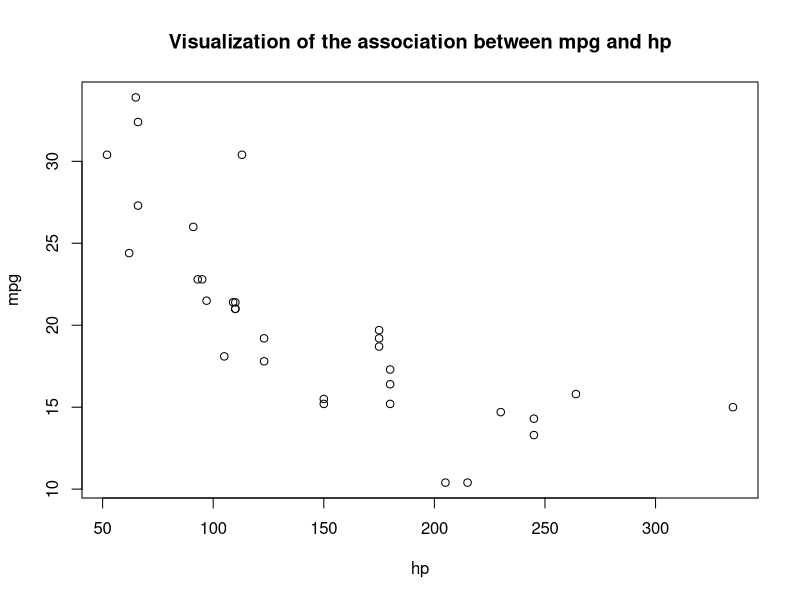
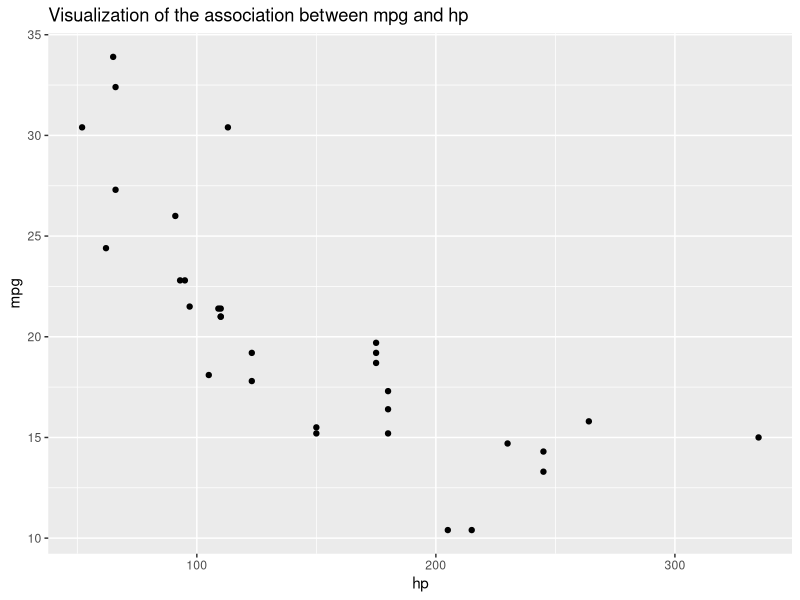
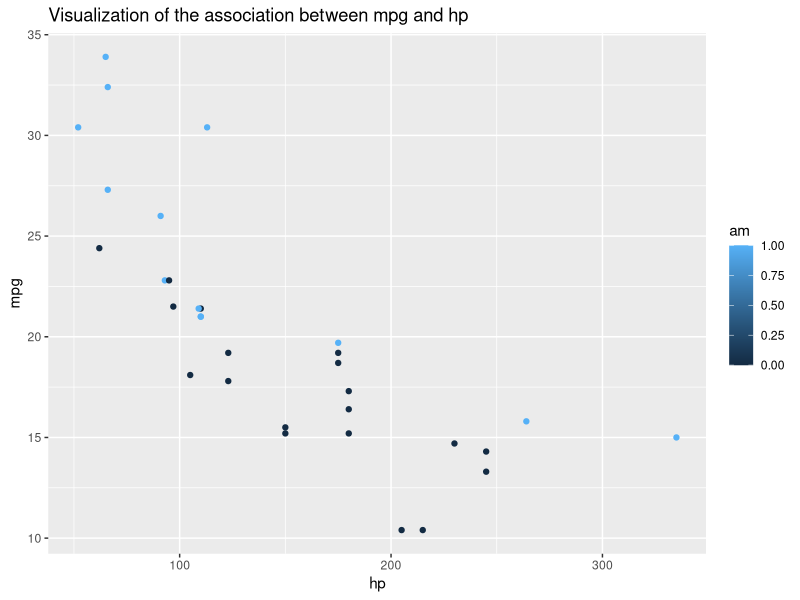
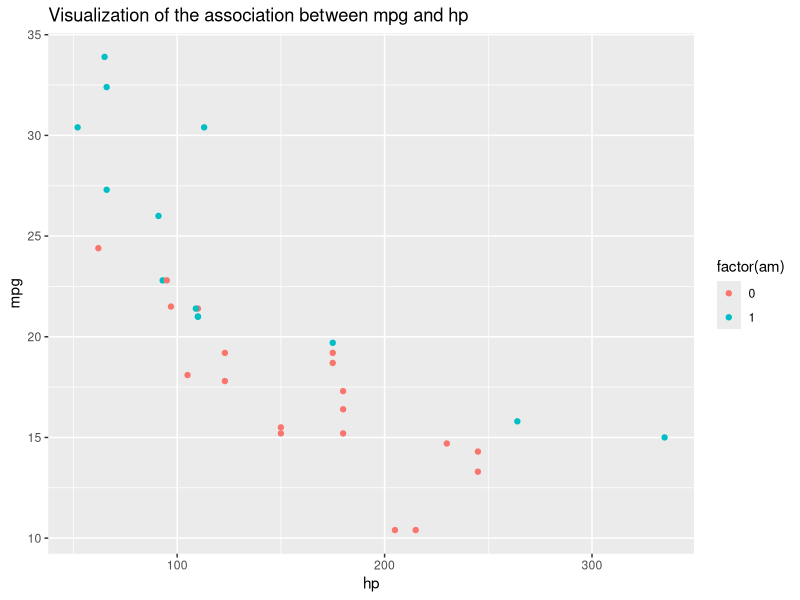
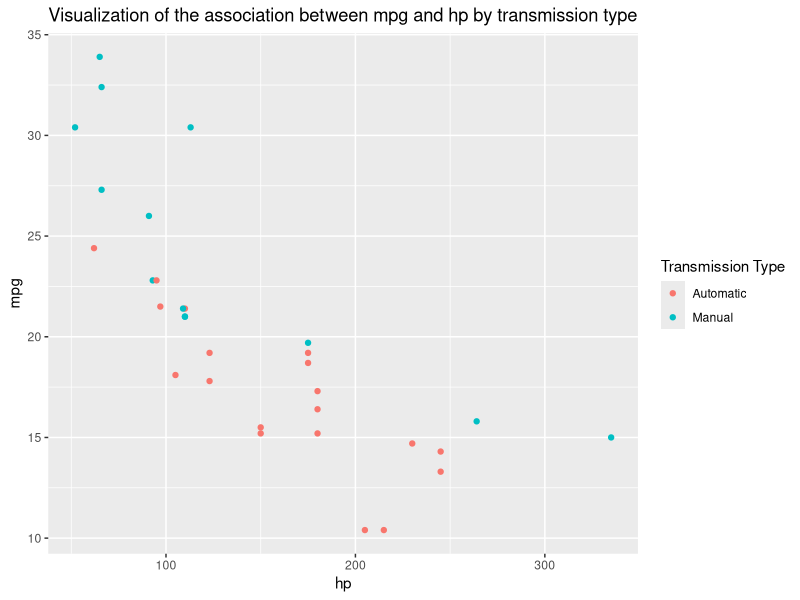
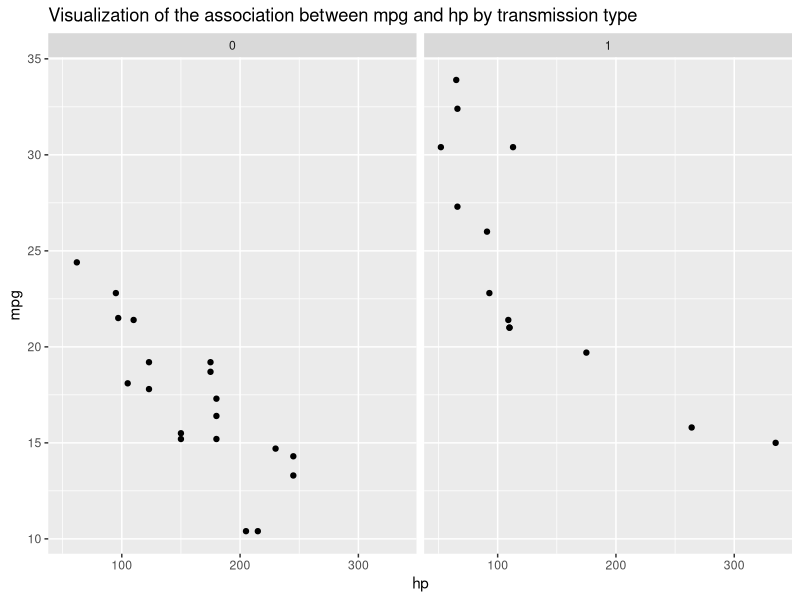
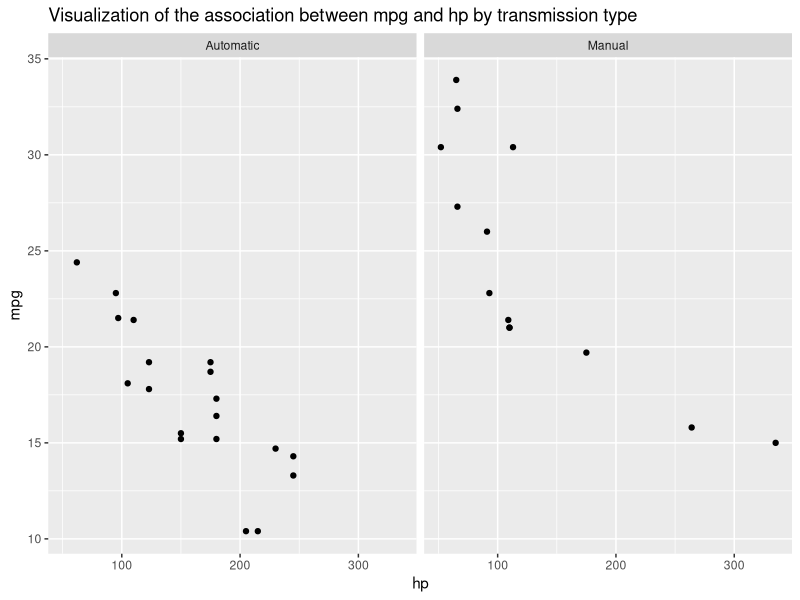
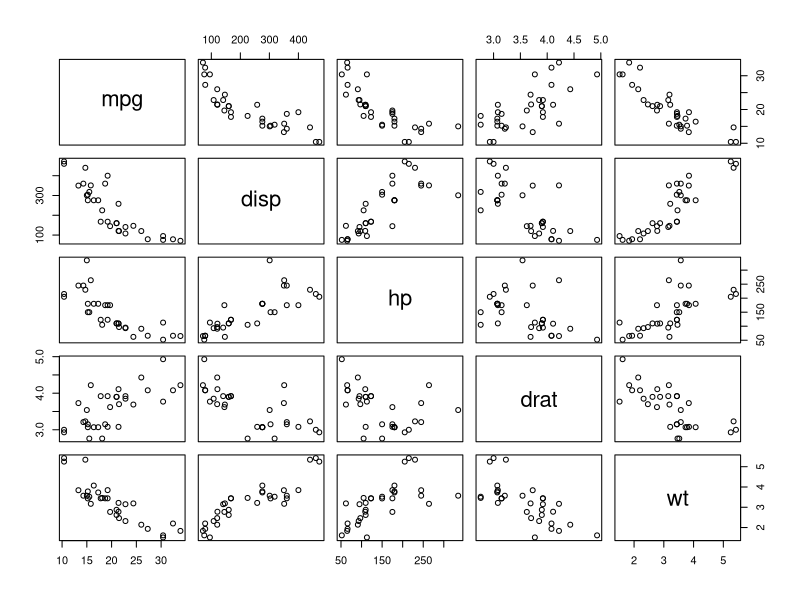

Source code (R) for these figures, in order:
## ---- chunk 1
knitr::opts_chunk$set(echo = TRUE)
## ---- chunk 2
# loading the necessary packages
install.packages("ggplot2")
install.packages("dplyr")
library(ggplot2)
library(dplyr)
## ---- chunk 3
# loading the mtcars dataset
data("mtcars")
head(mtcars)
## ---- chunk 4
plot(mtcars$hp, mtcars$mpg,
     xlab = "hp",
     ylab = "mpg",
     main = "Visualization of the association between mpg and hp")
## ---- chunk 5
ggplot(mtcars, aes(x = hp, y = mpg)) + 
  geom_point() + 
  labs(title = "Visualization of the association between mpg and hp")
## ---- chunk 6
ggplot(mtcars, aes(x = hp, y = mpg, colour = am)) + 
  geom_point() + 
  labs(title = "Visualization of the association between mpg and hp")
## ---- chunk 7
ggplot(mtcars, aes(x = hp, y = mpg, colour = factor(am))) + 
  geom_point() + 
  labs(title = "Visualization of the association between mpg and hp")
## ---- chunk 8
ggplot(mtcars, aes(x = hp, y = mpg, colour = factor(am))) + 
  geom_point() + 
  labs(title = "Visualization of the association between mpg and hp by transmission type",
       colour = "Transmission Type") + 
  scale_colour_discrete(labels = c("Automatic", "Manual"))
## ---- chunk 9
ggplot(mtcars, aes(x = hp, y = mpg)) + 
  geom_point() + 
  labs(title = "Visualization of the association between mpg and hp by transmission type") + 
  facet_grid(~am)
## ---- chunk 10
mtcars$am <- ifelse(mtcars$am == 1, "Manual", "Automatic")
## ---- chunk 11
ggplot(mtcars, aes(x = hp, y = mpg)) + 
  geom_point() + 
  labs(title = "Visualization of the association between mpg and hp by transmission type") + 
  facet_grid(~am)
## ---- chunk 12
plot(mtcars[, c(1,3:6)])
plot(mtcars[, c(1,3)])
## ---- chunk 13
install.packages("GGally")
library("GGally")
## ---- chunk 14
ggcorr(mtcars[, c(1,3:6)]) 
## ---- chunk 15
install.packages("ellipse")
library(ellipse)
## ---- chunk 16
cor_mtcars <- cor(mtcars[, c(1,3:6)])
plotcorr(cor_mtcars[order(cor_mtcars[,1]), order(cor_mtcars[,1])])
